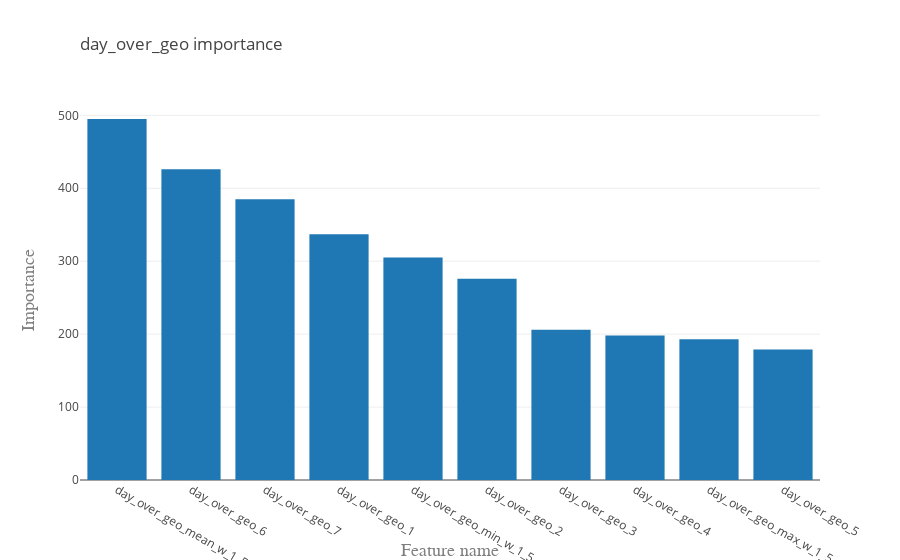

Notebook code for this chart:
### Markdown cell above
#### Evaluate with LGBM and RFE

### Code cell
best_features = check_effect_count(df, "day_over_geo")

### Figure 1 — Plotly figure (JSON) as saved in the notebook; plotly's stock layout.template omitted (floating-point values rounded to 4 significant figures)
{"data": [{"type": "bar", "uid": "178aa1f4-df5c-4e51-bace-ea4133b4a321", "x": ["day_over_geo_mean_w_1_5", "day_over_geo_6", "day_over_geo_7", "day_over_geo_1", "day_over_geo_min_w_1_5", "day_over_geo_2", "day_over_geo_3", "day_over_geo_4", "day_over_geo_max_w_1_5", "day_over_geo_5"], "y": [495, 426, 385, 337, 305, 276, 206, 198, 193, 179]}], "layout": {"title": {"text": "day_over_geo importance", "x": 0, "xref": "paper"}, "xaxis": {"title": {"font": {"color": "#7f7f7f", "family": "Courier New, monospace", "size": 18}, "text": "Feature name"}}, "yaxis": {"title": {"font": {"color": "#7f7f7f", "family": "Courier New, monospace", "size": 18}, "text": "Importance"}}}}
